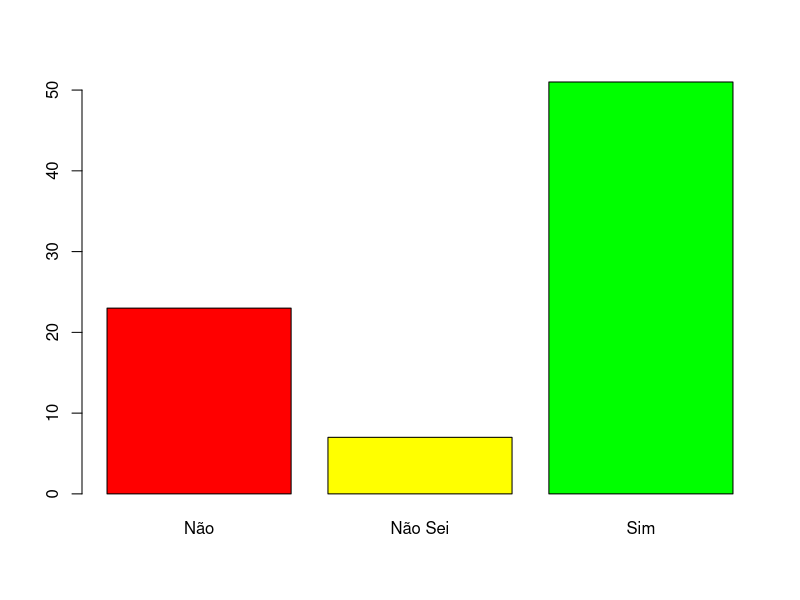
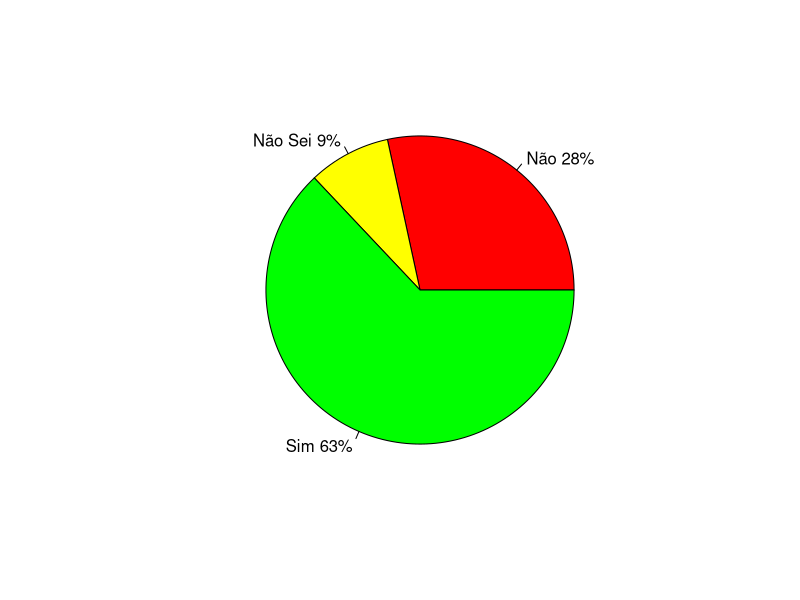

The R source for these figures, in order:
## ---- chunk 1

Nao = 23
NS  = 7
Sim = 51

## ---- chunk 2
Sim <- rep("Sim", Sim)
Nao <- rep("Não", Nao)
NS <- rep("Não Sei", NS)

dilma <- data.frame(Opiniao = c(Sim, Nao, NS))
frequencias <- table(dilma)
proporcoes <- prop.table(frequencias)*100
## ---- chunk 3

barplot(frequencias, col=c("red", "yellow","green"))

## ---- chunk 4
lbs <- rownames(proporcoes)
pct <- round(proporcoes)
lbs <- paste(lbs, pct)
lbs <- paste(lbs, "%", sep = "")
pie(proporcoes, col=c("red", "yellow","green"), labels = lbs)

